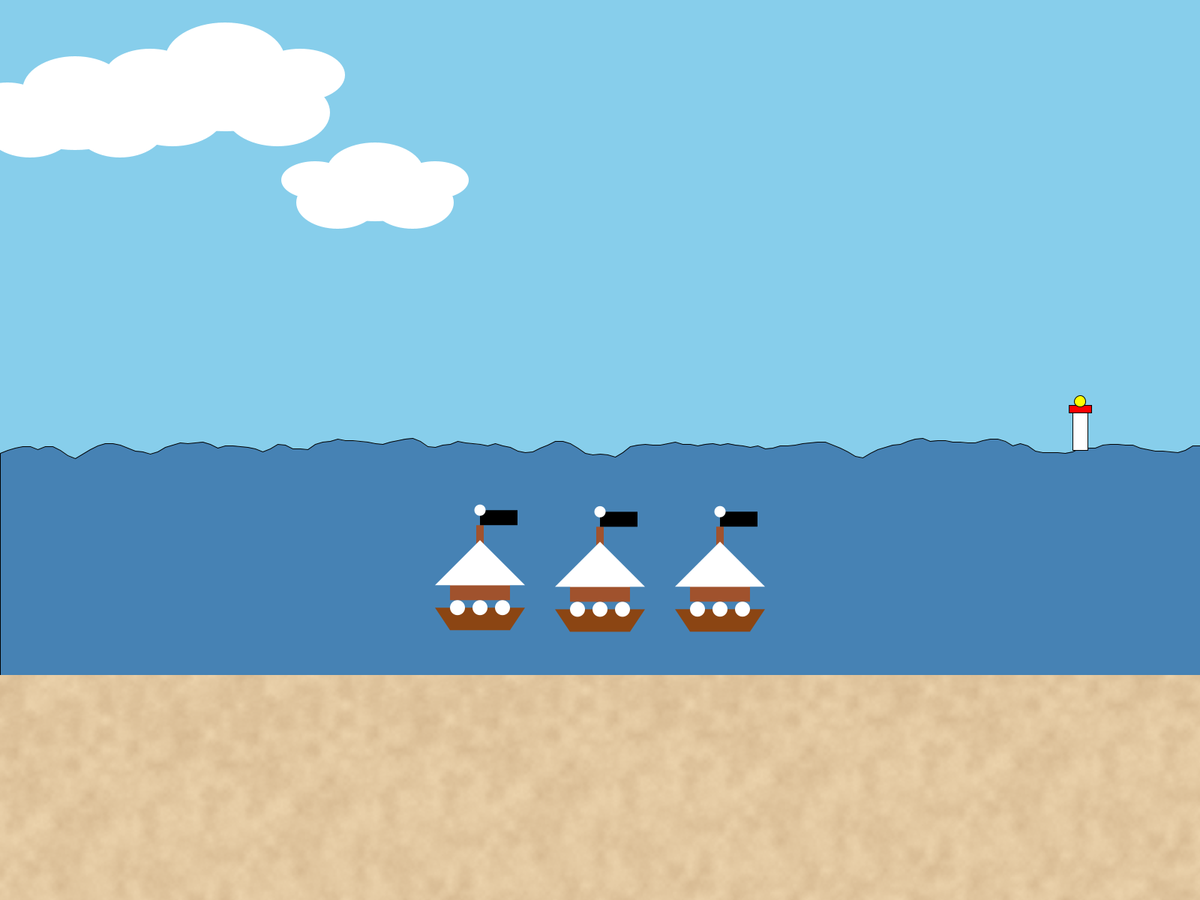
Frame 1 (no input)
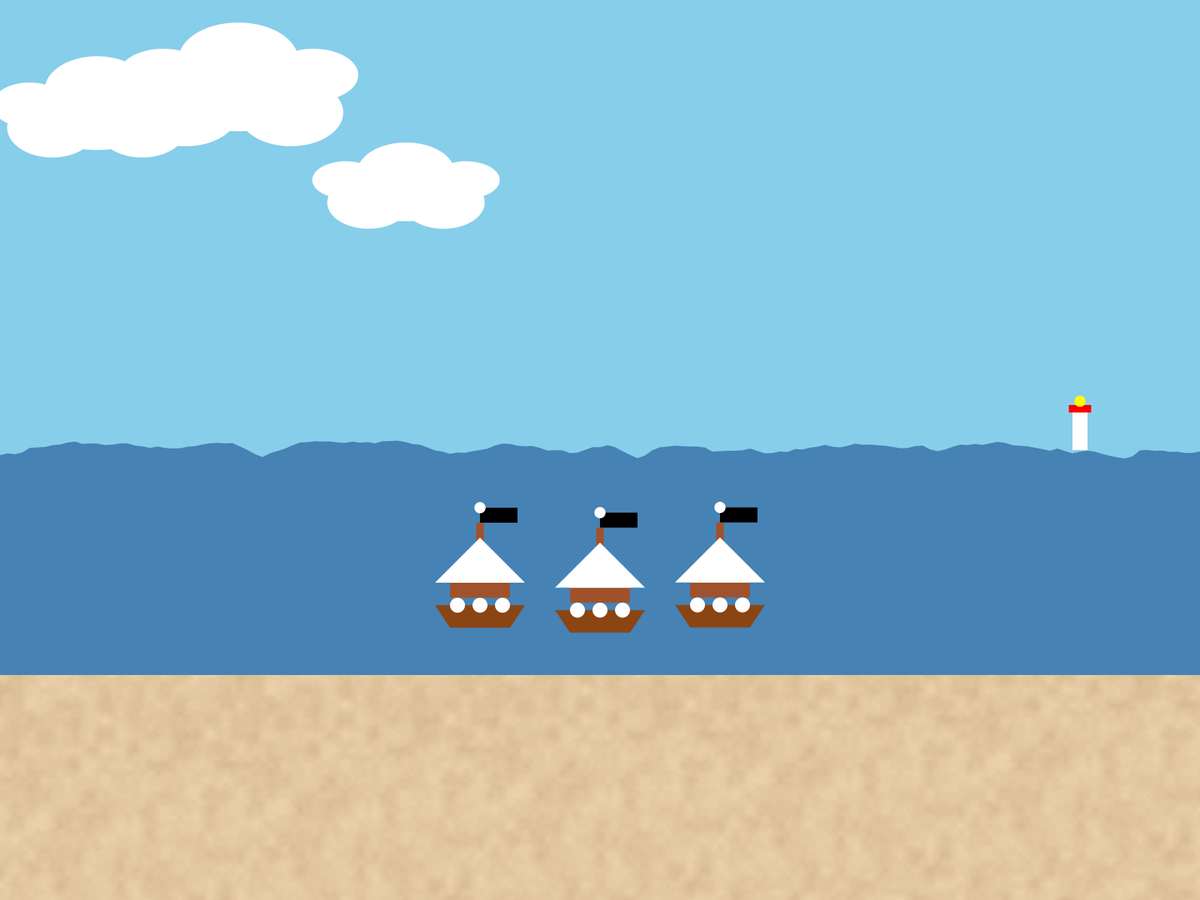
Frame 60 (the mouse pressed at the canvas centre just before this capture)
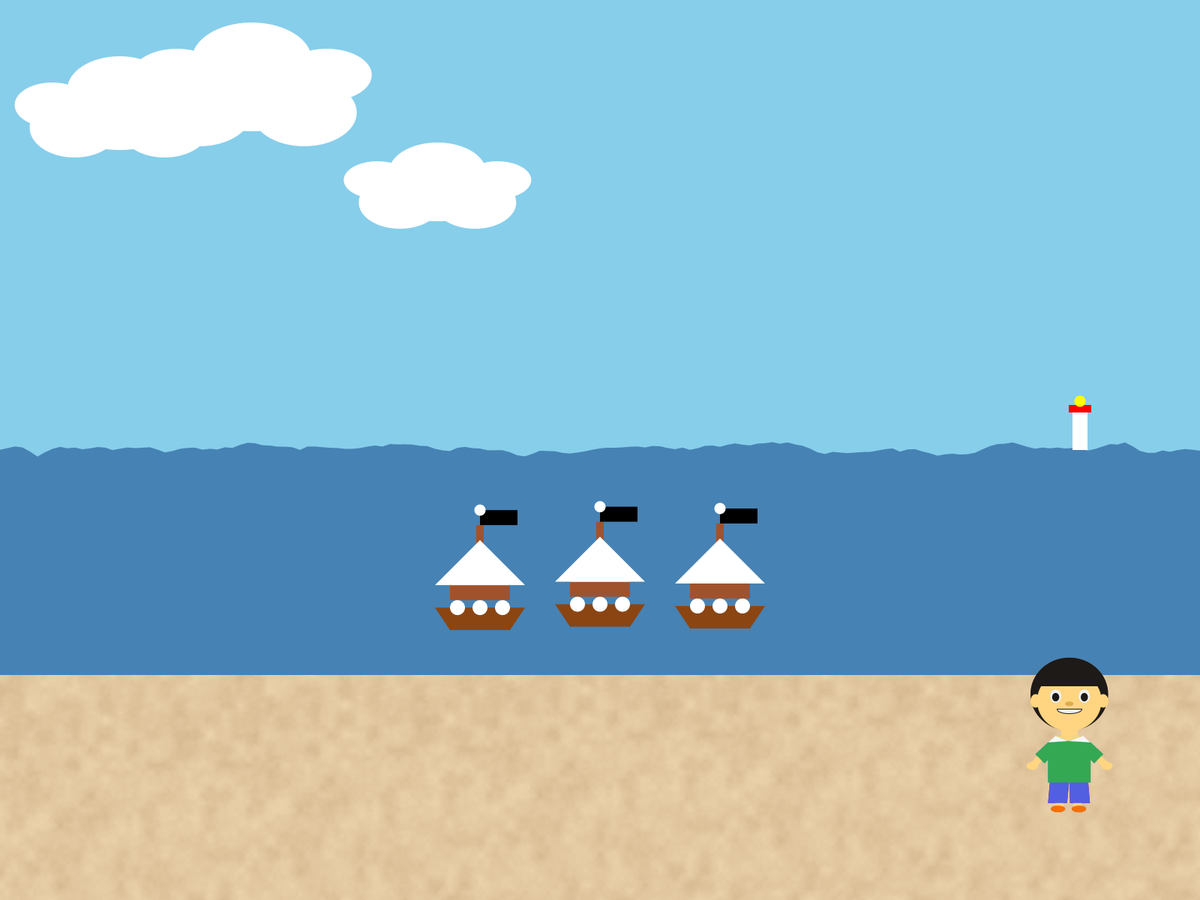
Frame 120 (the mouse held since frame 60 and released just before this capture)

The Processing sketch that drew these frames (run headless with seeded random() and noise(); from frame 60 on, the mouse is pressed at the canvas centre):

// Processing sketch: scene_3
// ── scene_3.pde
float waveOffset = 0;

// Cloud positions and speeds
float cloud1X = 100;
float cloud2X = 300;
float cloud3X = 500;
float cloudSpeed1 = 0.5;
float cloudSpeed2 = 0.3;
float cloudSpeed3 = 0.7;

// Ship positions and offsets
float[] shipOffsets = new float[3];

// Person positions and speeds
float person1X;
float person2X;
float personSpeed = 5.0; // Speed of both persons

// Flags to indicate if persons have met
boolean personsMet = false;
float mouthMovement = 0;

void setup() {
  fullScreen();
  frameRate(30); // Set the frame rate to 30 FPS for smooth animation
  person1X = width; // Start Person1 at the right edge of the screen
  person2X = width; // Start Person2 at the right edge of the screen
  for (int i = 0; i < shipOffsets.length; i++) {
    shipOffsets[i] = random(0, 1000); // Initialize random offsets for ships
  }
}

void draw() {
  background(135, 206, 235); // Sky blue background

  // Draw ocean
  drawOcean();

  // Draw beach with texture
  drawBeach();

  // Draw lighthouse
  drawLighthouse(width * 0.9, height * 0.5);

  // Draw clouds
  drawCloud1();
  drawCloud2();
  drawCloud3();

  // Draw ships
  drawShip(width * 0.4, 0.65, 0);
  drawShip(width * 0.5, 0.65, 1);
  drawShip(width * 0.6, 0.65, 2);

  // Draw people
  drawPerson1();
  drawPerson2();

  // Update wave offset for animation
  waveOffset += 0.02;

  // Update cloud positions for animation
  updateCloudPositions();

  // Update Person positions
  updatePersonPositions();

  // Animate mouth movement if persons have met
  if (personsMet) {
    mouthMovement = sin(frameCount * 0.1) * 5;
  }
}

void drawOcean() {
  fill(70, 130, 180);
  beginShape();
  for (int x = 0; x <= width; x += 10) {
    float y = height * 0.5 + map(noise(x * 0.02, waveOffset), 0, 1, -20, 20);
    vertex(x, y);
  }
  vertex(width, height);
  vertex(0, height);
  endShape(CLOSE);
}

void drawBeach() {
  loadPixels();
  for (int y = (int)(height * 0.75); y < height; y++) {
    for (int x = 0; x < width; x++) {
      float noiseValue = noise(x * 0.05, y * 0.05);
      color sandColor = lerpColor(color(238, 214, 175), color(210, 180, 140), noiseValue);
      pixels[x + y * width] = sandColor;
    }
  }
  updatePixels();
}

void drawLighthouse(float x, float y) {
  fill(255);
  rect(x - 10, y - 60, 20, 60);
  fill(255, 0, 0);
  rect(x - 15, y - 60, 30, 10);
  fill(255, 255, 0);
  ellipse(x, y - 65, 15, 15);
}

void drawCloud1() {
  int y = 150;
  fill(255);  // White
  noStroke();
  
  // Main body of the cloud
  ellipse(cloud1X, y, 180, 100);
  ellipse(cloud1X + 60, y + 20, 120, 80);
  ellipse(cloud1X - 60, y + 20, 120, 80);
  ellipse(cloud1X, y - 30, 140, 90);
  ellipse(cloud1X + 90, y - 10, 100, 60);
  ellipse(cloud1X - 90, y - 10, 100, 60);
}

void drawCloud2() {
  int y = 120;
  fill(255);  // White
  noStroke();
  
  // Main body of the cloud
  ellipse(cloud2X, y, 200, 110);
  ellipse(cloud2X + 70, y + 30, 140, 90);
  ellipse(cloud2X - 70, y + 30, 140, 90);
  ellipse(cloud2X, y - 40, 160, 100);
  ellipse(cloud2X + 100, y - 20, 120, 70);
  ellipse(cloud2X - 100, y - 20, 120, 70);
}

void drawCloud3() {
  int y = 250;
  fill(255);  // White
  noStroke();
  
  // Main body of the cloud
  ellipse(cloud3X, y, 160, 90);
  ellipse(cloud3X + 50, y + 20, 110, 70);
  ellipse(cloud3X - 50, y + 20, 110, 70);
  ellipse(cloud3X, y - 20, 130, 80);
  ellipse(cloud3X + 80, y - 10, 90, 50);
  ellipse(cloud3X - 80, y - 10, 90, 50);
}

void updateCloudPositions() {
  cloud1X += cloudSpeed1;
  cloud2X += cloudSpeed2;
  cloud3X += cloudSpeed3;
  
  // Reset clouds to the left side when they go off-screen
  if (cloud1X > width + 100) {
    cloud1X = -100;
  }
  if (cloud2X > width + 100) {
    cloud2X = -100;
  }
  if (cloud3X > width + 100) {
    cloud3X = -100;
  }
}

void drawShip(float x, float relativeY, int index) {
  float y = height * relativeY + map(noise(x * 0.02, waveOffset + shipOffsets[index]), 0, 1, -20, 20);
  // Bagian bawah kapal
  fill(139, 69, 19); // Warna coklat
  beginShape();
  vertex(x - 60, y + 30);
  vertex(x + 60, y + 30);
  vertex(x + 40, y + 60);
  vertex(x - 40, y + 60);
  endShape(CLOSE);
  
  // Bagian tengah kapal
  fill(160, 82, 45); // Warna coklat lebih terang
  rect(x - 40, y - 20, 80, 40);

  // Tiang kapal
  fill(160, 82, 45);
  rect(x - 5, y - 80, 10, 100);

  // Layar kapal
  fill(255);
  triangle(x, y - 60, x + 60, y, x - 60, y);
  triangle(x, y - 40, x + 40, y, x - 40, y);

  // Bendera kapal
  fill(0);
  rect(x, y - 100, 50, 20);
  fill(255);
  ellipse(x, y - 100, 15, 15); // Gambar tengkorak sederhana

  // Jendela kapal
  fill(255);
  ellipse(x - 30, y + 30, 20, 20);
  ellipse(x, y + 30, 20, 20);
  ellipse(x + 30, y + 30, 20, 20);
}

void drawPerson1() {
  int y = height * 2 / 3 - 150; // Person1 in the bottom left corner, slightly higher
  pushMatrix();
  translate(person1X, y);
  scale(0.5); // Scale down the person
  noStroke();
  fill(#6B4723);
  ellipse(841.5, 551, 206.9, 194.6);
  fill(#FFD581);
  ellipse(841.5, 569, 171.8, 161.6);
  rect(820, 645.1, 43.1, 51.7);
  ellipse(751.7, 569, 27.2, 36);
  ellipse(932, 569, 27.2, 36);
  quad(768.4, 704.9, 780.3, 716.7, 746.8, 750.4, 734.7, 739);
  ellipse(742.7, 742.5, 30, 20.7);
  quad(902.8, 716.8, 914.8, 704.9, 948.3, 737.8, 936.4, 750.4);
  ellipse(941.8, 742.5, 30, 20.7);
  rect(803.9, 811.4, 21.5, 45.2);
  rect(853.3, 812, 21.5, 45.2);
  fill(#537188);
  ellipse(811.3, 857.1, 38.1, 17.7);
  ellipse(867.2, 857.1, 38.1, 17.7);
  fill(#F1F1F1);
  ellipse(805.1, 556.6, 29.8, 35.3);
  ellipse(881.6, 556.6, 29.8, 35.3);
  fill(#1E1A17);
  ellipse(805.1, 559.1, 19.1, 22.6);
  ellipse(881.6, 559.1, 19.1, 22.6);
  fill(#DDAD4D);
  ellipse(841.5, 576.8, 22.4, 12.7);
  stroke(#1E1A17);
  strokeWeight(4);
  noFill();
  arc(841.8, 590.2 + mouthMovement, 66.2, 26.9, radians(10), radians(170)); // Move mouth
  noStroke();
  fill(#6B4723);
  ellipse(841.5, 494.5, 143.1, 70.9);
  fill(#B31312);
  quad(790.2, 778.7, 841.5, 778.7, 835.6, 841.4, 784.8, 841.4);
  quad(841.5, 778.7, 891.2, 778.7, 896.5, 841.4, 843.3, 841.4);
  fill(#4285F4);  // Warna baju baru
  quad(784.8, 679.8, 898.3, 679.8, 878, 663.4, 805.1, 663.4);
  rect(784.8, 678.8, 113.5, 107.9);
  quad(785.8, 678.8, 785.8, 724.7, 775.4, 735.7, 750.9, 711.1);
  quad(897.3, 678.8, 897.3, 724.7, 907.8, 735.7, 932, 711.1);
  fill(#F6F6F6);
  quad(805.1, 662.4, 784.8, 679.8, 838.8, 676, 838.8, 676);
  quad(878, 662.4, 898.3, 679.8, 838.8, 676, 838.8, 676);
  fill(#FFD581);
  triangle(878, 662.4, 805.1, 662.4, 838.8, 676);
  popMatrix();
}

void drawPerson2() {
  int y = height * 2 / 3 - 150; // Same height as Person1
  pushMatrix();
  translate(person2X, y);
  scale(0.5); // Scale down the person
  noStroke();
  fill(#1E1A17);
  ellipse(841.5, 551, 206.9, 194.6);
  fill(#FFD581);
  ellipse(841.5, 569, 171.8, 161.6);
  rect(820, 645.1, 43.1, 51.7);
  ellipse(751.7, 569, 27.2, 36);
  ellipse(932, 569, 27.2, 36);
  quad(768.4, 704.9, 780.3, 716.7, 746.8, 750.4, 734.7, 739);
  ellipse(742.7, 742.5, 30, 20.7);
  quad(902.8, 716.8, 914.8, 704.9, 948.3, 737.8, 936.4, 750.4);
  ellipse(941.8, 742.5, 30, 20.7);
  rect(803.9, 811.4, 21.5, 45.2);
  rect(853.3, 812, 21.5, 45.2);
  fill(#F86F03);
  ellipse(811.3, 857.1, 38.1, 17.7);
  ellipse(867.2, 857.1, 38.1, 17.7);
  fill(#F1F1F1);
  ellipse(805.1, 556.6, 29.8, 35.3);
  ellipse(881.6, 556.6, 29.8, 35.3);
  fill(#1E1A17);
  ellipse(805.1, 559.1, 19.1, 22.6);
  ellipse(881.6, 559.1, 19.1, 22.6);
  fill(#DDAD4D);
  ellipse(841.5, 576.8, 22.4, 12.7);
  stroke(#1E1A17);
  strokeWeight(2);
  fill(#F1F1F1);
  arc(841.8, 590.2 + mouthMovement, 66.2, 26.9, radians(0), radians(180), CHORD); // Move mouth
  noStroke();
  fill(#1E1A17);
  quad(757.5, 530.1, 925.6, 530.1, 908.6, 488.2, 774.5, 488.2);
  ellipse(841.5, 494.5, 143.1, 70.9);
  fill(#525FE1);
  quad(790.2, 778.7, 841.5, 778.7, 835.6, 841.4, 784.8, 841.4);
  quad(841.5, 778.7, 891.2, 778.7, 896.5, 841.4, 843.3, 841.4);
  fill(#34A853);  // Warna baju baru
  quad(784.8, 679.8, 898.3, 679.8, 878, 663.4, 805.1, 663.4);
  rect(784.8, 678.8, 113.5, 107.9);
  quad(785.8, 678.8, 785.8, 724.7, 775.4, 735.7, 750.9, 711.1);
  quad(897.3, 678.8, 897.3, 724.7, 907.8, 735.7, 932, 711.1);
  fill(#F6F6F6);
  quad(805.1, 662.4, 784.8, 679.8, 838.8, 676, 838.8, 676);
  quad(878, 662.4, 898.3, 679.8, 838.8, 676, 838.8, 676);
  fill(#FFD581);
  triangle(878, 662.4, 805.1, 662.4, 838.8, 676);
  popMatrix();
}

void updatePersonPositions() {
  float center = width / 2;
  if (person1X > center - 50) { // Stop Person1 next to Person2
    person1X -= personSpeed;
  }
  if (person2X > center + 50) { // Stop Person2 next to Person1
    person2X -= personSpeed;
  }
  if (person1X <= center - 50 && person2X <= center + 50) {
    personsMet = true;
  }
}
